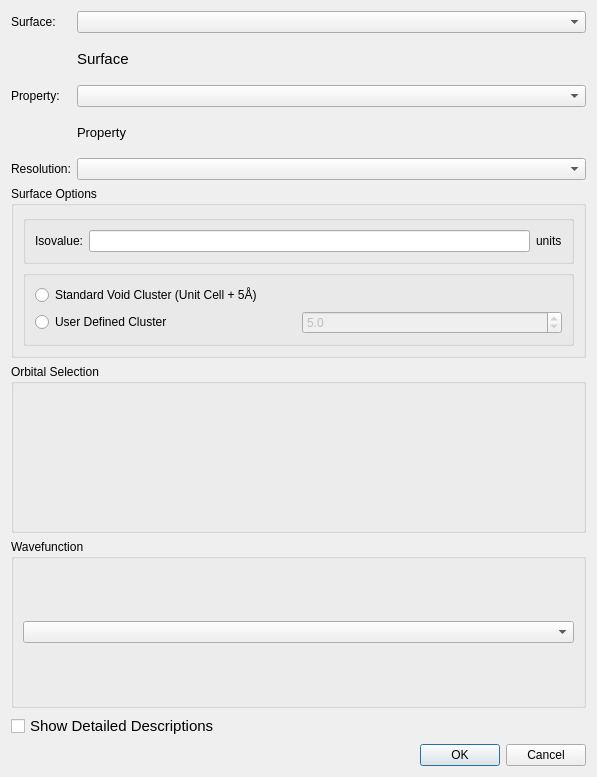
<?xml version="1.0" encoding="UTF-8"?>
<ui version="4.0">
 <class>SurfaceGenerationDialog</class>
 <widget class="QDialog" name="SurfaceGenerationDialog">
  <property name="geometry">
   <rect>
    <x>0</x>
    <y>0</y>
    <width>597</width>
    <height>777</height>
   </rect>
  </property>
  <property name="sizePolicy">
   <sizepolicy hsizetype="Minimum" vsizetype="Minimum">
    <horstretch>0</horstretch>
    <verstretch>0</verstretch>
   </sizepolicy>
  </property>
  <property name="windowTitle">
   <string>Surface Generation</string>
  </property>
  <layout class="QVBoxLayout" name="verticalLayout_4">
   <item>
    <layout class="QGridLayout" name="gridLayout">
     <item row="0" column="0">
      <widget class="QLabel" name="label">
       <property name="sizePolicy">
        <sizepolicy hsizetype="Minimum" vsizetype="Preferred">
         <horstretch>0</horstretch>
         <verstretch>0</verstretch>
        </sizepolicy>
       </property>
       <property name="text">
        <string>Surface:</string>
       </property>
      </widget>
     </item>
     <item row="0" column="1">
      <widget class="SurfaceTypeDropdown" name="surfaceComboBox">
       <property name="sizePolicy">
        <sizepolicy hsizetype="Expanding" vsizetype="Fixed">
         <horstretch>0</horstretch>
         <verstretch>0</verstretch>
        </sizepolicy>
       </property>
      </widget>
     </item>
     <item row="4" column="0">
      <widget class="QLabel" name="label_2">
       <property name="text">
        <string>Resolution:</string>
       </property>
      </widget>
     </item>
     <item row="4" column="1">
      <widget class="ResolutionDropdown" name="resolutionComboBox">
       <property name="currentIndex">
        <number>-1</number>
       </property>
      </widget>
     </item>
     <item row="2" column="1">
      <widget class="SurfacePropertyTypeDropdown" name="propertyComboBox"/>
     </item>
     <item row="2" column="0">
      <widget class="QLabel" name="label_3">
       <property name="text">
        <string>Property:</string>
       </property>
      </widget>
     </item>
     <item row="1" column="1">
      <widget class="QLabel" name="surfaceDescriptionLabel">
       <property name="sizePolicy">
        <sizepolicy hsizetype="Preferred" vsizetype="Minimum">
         <horstretch>0</horstretch>
         <verstretch>0</verstretch>
        </sizepolicy>
       </property>
       <property name="font">
        <font>
         <pointsize>11</pointsize>
        </font>
       </property>
       <property name="text">
        <string>Surface</string>
       </property>
       <property name="wordWrap">
        <bool>true</bool>
       </property>
      </widget>
     </item>
     <item row="3" column="1">
      <widget class="QLabel" name="propertyDescriptionLabel">
       <property name="sizePolicy">
        <sizepolicy hsizetype="Preferred" vsizetype="Minimum">
         <horstretch>0</horstretch>
         <verstretch>0</verstretch>
        </sizepolicy>
       </property>
       <property name="font">
        <font>
         <pointsize>10</pointsize>
        </font>
       </property>
       <property name="text">
        <string>Property</string>
       </property>
       <property name="wordWrap">
        <bool>true</bool>
       </property>
      </widget>
     </item>
    </layout>
   </item>
   <item>
    <widget class="QGroupBox" name="surfaceOptionsBox">
     <property name="title">
      <string>Surface Options</string>
     </property>
     <layout class="QVBoxLayout" name="verticalLayout_3">
      <item>
       <widget class="QGroupBox" name="isovalueBox">
        <property name="sizePolicy">
         <sizepolicy hsizetype="Preferred" vsizetype="Minimum">
          <horstretch>0</horstretch>
          <verstretch>0</verstretch>
         </sizepolicy>
        </property>
        <property name="title">
         <string/>
        </property>
        <layout class="QHBoxLayout" name="horizontalLayout_4">
         <item>
          <widget class="QLabel" name="label_5">
           <property name="text">
            <string>Isovalue:</string>
           </property>
          </widget>
         </item>
         <item>
          <widget class="QLineEdit" name="isovalueLineEdit">
           <property name="text">
            <string/>
           </property>
           <property name="alignment">
            <set>Qt::AlignmentFlag::AlignCenter</set>
           </property>
          </widget>
         </item>
         <item>
          <widget class="QLabel" name="unitLabel">
           <property name="text">
            <string>units</string>
           </property>
          </widget>
         </item>
        </layout>
       </widget>
      </item>
      <item>
       <widget class="QGroupBox" name="clusterBox">
        <property name="sizePolicy">
         <sizepolicy hsizetype="Preferred" vsizetype="Minimum">
          <horstretch>0</horstretch>
          <verstretch>0</verstretch>
         </sizepolicy>
        </property>
        <property name="title">
         <string/>
        </property>
        <layout class="QVBoxLayout" name="verticalLayout">
         <item>
          <widget class="QRadioButton" name="useUnitCellPlusFiveAng">
           <property name="sizePolicy">
            <sizepolicy hsizetype="Minimum" vsizetype="Fixed">
             <horstretch>0</horstretch>
             <verstretch>0</verstretch>
            </sizepolicy>
           </property>
           <property name="text">
            <string>Standard Void Cluster (Unit Cell + 5Å)</string>
           </property>
          </widget>
         </item>
         <item>
          <layout class="QHBoxLayout" name="horizontalLayout">
           <item>
            <widget class="QRadioButton" name="useUserDefinedCluster">
             <property name="text">
              <string>User Defined Cluster</string>
             </property>
            </widget>
           </item>
           <item>
            <widget class="QDoubleSpinBox" name="voidClusterPaddingSpinBox">
             <property name="enabled">
              <bool>false</bool>
             </property>
             <property name="decimals">
              <number>1</number>
             </property>
             <property name="maximum">
              <double>10.000000000000000</double>
             </property>
             <property name="value">
              <double>5.000000000000000</double>
             </property>
            </widget>
           </item>
          </layout>
         </item>
        </layout>
       </widget>
      </item>
     </layout>
    </widget>
   </item>
   <item>
    <widget class="QGroupBox" name="orbitalBox">
     <property name="sizePolicy">
      <sizepolicy hsizetype="Preferred" vsizetype="Minimum">
       <horstretch>0</horstretch>
       <verstretch>0</verstretch>
      </sizepolicy>
     </property>
     <property name="title">
      <string>Orbital Selection</string>
     </property>
     <layout class="QHBoxLayout" name="horizontalLayout_2">
      <item>
       <widget class="MolecularOrbitalSelector" name="orbitalSelectionWidget" native="true">
        <property name="minimumSize">
         <size>
          <width>480</width>
          <height>0</height>
         </size>
        </property>
       </widget>
      </item>
     </layout>
    </widget>
   </item>
   <item>
    <widget class="QGroupBox" name="wavefunctionBox">
     <property name="title">
      <string>Wavefunction</string>
     </property>
     <layout class="QVBoxLayout" name="verticalLayout_5">
      <item>
       <widget class="QComboBox" name="wavefunctionCombobox"/>
      </item>
     </layout>
    </widget>
   </item>
   <item>
    <widget class="QCheckBox" name="showDescriptionsCheckBox">
     <property name="font">
      <font>
       <pointsize>11</pointsize>
      </font>
     </property>
     <property name="text">
      <string>Show Detailed Descriptions</string>
     </property>
    </widget>
   </item>
   <item>
    <widget class="QDialogButtonBox" name="buttonBox">
     <property name="orientation">
      <enum>Qt::Orientation::Horizontal</enum>
     </property>
     <property name="standardButtons">
      <set>QDialogButtonBox::StandardButton::Cancel|QDialogButtonBox::StandardButton::Ok</set>
     </property>
    </widget>
   </item>
  </layout>
 </widget>
 <customwidgets>
  <customwidget>
   <class>ResolutionDropdown</class>
   <extends>QComboBox</extends>
   <header>surfacedropdown.h</header>
  </customwidget>
  <customwidget>
   <class>SurfaceTypeDropdown</class>
   <extends>QComboBox</extends>
   <header>surfacedropdown.h</header>
  </customwidget>
  <customwidget>
   <class>SurfacePropertyTypeDropdown</class>
   <extends>QComboBox</extends>
   <header>surfacedropdown.h</header>
  </customwidget>
  <customwidget>
   <class>MolecularOrbitalSelector</class>
   <extends>QWidget</extends>
   <header>molecular_orbital_selector.h</header>
   <container>1</container>
  </customwidget>
 </customwidgets>
 <tabstops>
  <tabstop>surfaceComboBox</tabstop>
  <tabstop>propertyComboBox</tabstop>
  <tabstop>resolutionComboBox</tabstop>
  <tabstop>isovalueLineEdit</tabstop>
  <tabstop>wavefunctionCombobox</tabstop>
  <tabstop>useUnitCellPlusFiveAng</tabstop>
  <tabstop>useUserDefinedCluster</tabstop>
  <tabstop>voidClusterPaddingSpinBox</tabstop>
  <tabstop>showDescriptionsCheckBox</tabstop>
  <tabstop>buttonBox</tabstop>
 </tabstops>
 <resources/>
 <connections>
  <connection>
   <sender>buttonBox</sender>
   <signal>rejected()</signal>
   <receiver>SurfaceGenerationDialog</receiver>
   <slot>reject()</slot>
   <hints>
    <hint type="sourcelabel">
     <x>172</x>
     <y>575</y>
    </hint>
    <hint type="destinationlabel">
     <x>172</x>
     <y>297</y>
    </hint>
   </hints>
  </connection>
  <connection>
   <sender>buttonBox</sender>
   <signal>accepted()</signal>
   <receiver>SurfaceGenerationDialog</receiver>
   <slot>accept()</slot>
   <hints>
    <hint type="sourcelabel">
     <x>172</x>
     <y>575</y>
    </hint>
    <hint type="destinationlabel">
     <x>172</x>
     <y>297</y>
    </hint>
   </hints>
  </connection>
 </connections>
</ui>
